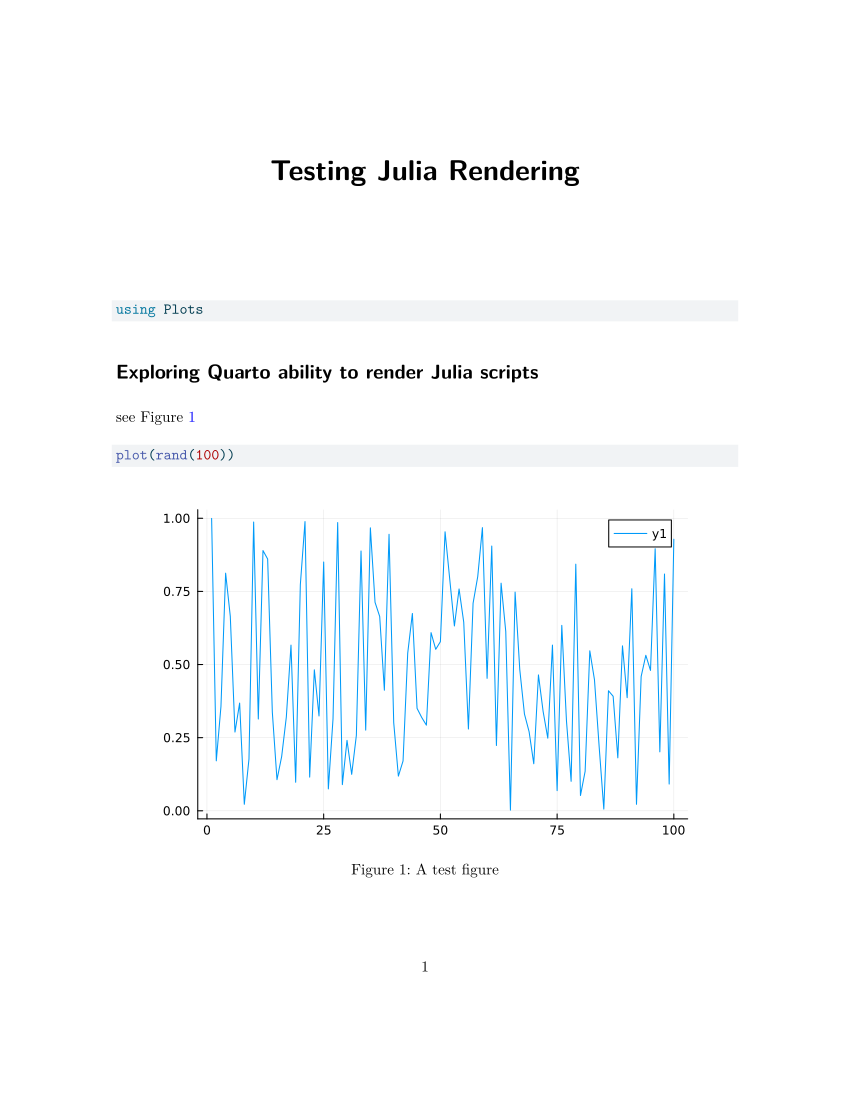

Here is the Julia script that generated this plot:
# %% [markdown]
# ---
# title: Testing Julia Rendering
# format: pdf
# ---

# %% 
#| echo: true 

using Plots

# %% [markdown]
"""
# Exploring Quarto ability to render Julia scripts

see @fig-one
"""

# %%
#| echo: true 
#| label: fig-one 
#| fig-cap: A test figure 
plot(rand(100))
